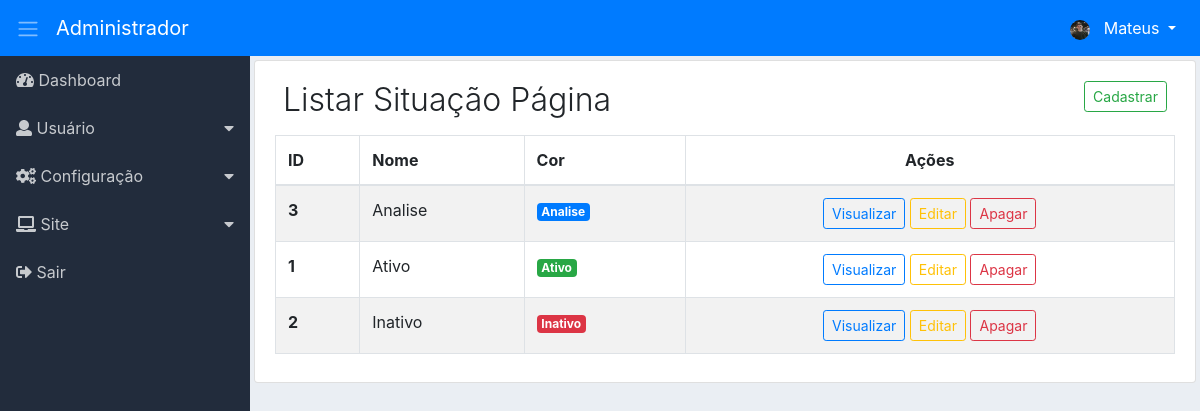
The app's page /adm/situacao-pg/listar (signed in) with its own data.
### tables this page shows
CREATE TABLE `adms_nivacs_pgs` (
  `id` int(11) NOT NULL,
  `permissao` int(11) NOT NULL,
  `ordem` int(11) NOT NULL,
  `dropdown` int(11) NOT NULL DEFAULT 2,
  `lib_menu` int(11) NOT NULL DEFAULT 2,
  `adms_menu_id` int(11) NOT NULL DEFAULT 4,
  `adms_niveis_acesso_id` int(11) NOT NULL,
  `adms_pagina_id` int(11) NOT NULL,
  `created` datetime NOT NULL,
  `modified` datetime DEFAULT NULL
);

CREATE TABLE `adms_menus` (
  `id` int(11) NOT NULL,
  `nome` varchar(220) NOT NULL,
  `icone` varchar(40) NOT NULL,
  `ordem` int(11) NOT NULL,
  `adms_sit_id` int(11) NOT NULL,
  `created` datetime NOT NULL,
  `modified` datetime DEFAULT NULL
);

CREATE TABLE `adms_sits_pgs` (
  `id` int(11) NOT NULL,
  `nome` varchar(50) NOT NULL,
  `cor` varchar(50) NOT NULL,
  `created` datetime NOT NULL,
  `modified` datetime DEFAULT NULL
);

### adm/app/adms/Controllers/SituacaoPg.php (called while the page is built, shortened)
<?php
class SituacaoPg
{
    private $Dados;
    public function listar($PageId = null)
    {
        $this->PageId = (int) $PageId ? $PageId : 1;
        $botao = ['cad_sit' => ['menu_controller' => 'cadastrar-sit-pg', 'menu_metodo' => 'cad-sit-pg'],
            'vis_sit' => ['menu_controller' => 'ver-sit-pg', 'menu_metodo' => 'ver-sit-pg'],
            'edit_sit' => ['menu_controller' => 'editar-sit-pg', 'menu_metodo' => 'edit-sit-pg'],
            'del_sit' => ['menu_controller' => 'apagar-sit-pg', 'menu_metodo' => 'apagar-sit-pg']];
        $listarBotao = new \App\adms\Models\AdmsBotao();
        $this->Dados['botao'] = $listarBotao->valBotao($botao);
        $listarMenu = new \App\adms\Models\AdmsMenu();
        $this->Dados['menu'] = $listarMenu->itemMenu();
        $listarSitPg = new \App\adms\Models\AdmsListarSitPg();
        $this->Dados['listSitPg'] = $listarSitPg->listarSitPg($this->PageId);
        $this->Dados['paginacao'] = $listarSitPg->getResultadoPg();
        $carregarView = new \Core\ConfigView("adms/Views/situacaoPg/listarSitPg", $this->Dados);
        $carregarView->renderizar();
    }
}

### adm/app/adms/Models/helper/AdmsRead.php (called while the page is built, shortened)
<?php
class AdmsRead extends AdmsConn
{
    private $Select;
    private $Values;
    private $Resultado;
    private $Query;
    function getResultado()
    {
        return $this->Resultado;
    }
    public function fullRead($Query, $ParseString = null)
    {
        $this->Select = (string) $Query;
        if (!empty($ParseString)) {
            parse_str($ParseString, $this->Values);
        }
        $this->exeInstrucao();
    }
    private function exeInstrucao()
    {
        $this->conexao();
        try {
            $this->getIntrucao();
            $this->Query->execute();
            $this->Resultado = $this->Query->fetchAll();
        } catch (Exception $ex) {
            $this->Resultado = null;
        }
    }
    private function conexao()
    {
        $this->Conn = parent::getConn();
        $this->Query = $this->Conn->prepare($this->Select);
        $this->Query->setFetchMode(PDO::FETCH_ASSOC);
    }
    private function getIntrucao()
    {
        if ($this->Values) {
            foreach ($this->Values as $Link => $Valor) {
                if ($Link == 'limit' || $Link == 'offset') {
                    $Valor = (int) $Valor;
                }
                $this->Query->bindValue(":{$Link}", $Valor, (is_int($Valor) ? PDO::PARAM_INT : PDO::PARAM_STR));
            }
        }
    }
}

### adm/app/adms/Models/helper/AdmsConn.php (called while the page is built, shortened)
<?php
class AdmsConn
{
    public static $Host = HOST;
    public static $User = USER;
    public static $Pass = PASS;
    public static $Dbname = DBNAME;
    private static $Connect = null;
    private static function conectar()
    {
        try {
            if(self::$Connect == null){
                self::$Connect = new PDO('mysql:host=' . self::$Host . ';dbname=' . self::$Dbname, self::$User, self::$Pass);
            }
        } catch (Exception $exc) {
            echo 'mensagem: ' . $exc->getMessage();
            die;
        }
        return self::$Connect;
    }
    public function getConn()
    {
        return self::conectar();
    }
}

### adm/app/adms/Models/AdmsMenu.php (called while the page is built, shortened)
<?php
class AdmsMenu
{
    public function itemMenu()
    {
        $listItemMenu = new \App\adms\Models\helper\AdmsRead();
        $listItemMenu->fullRead("SELECT nivpg.dropdown,
                men.id id_men, men.nome nome_men, men.icone icone_men,
                pg.id id_pg, pg.menu_controller, pg.menu_metodo, pg.nome_pagina, pg.icone icone_pg
                FROM adms_nivacs_pgs nivpg
                INNER JOIN adms_menus men ON men.id=nivpg.adms_menu_id
                INNER JOIN adms_paginas pg ON pg.id=nivpg.adms_pagina_id
                WHERE nivpg.adms_niveis_acesso_id =:adms_niveis_acesso_id
                AND nivpg.permissao =:permissao
                AND nivpg.lib_menu =:lib_menu
                ORDER BY men.ordem, nivpg.ordem ASC", "adms_niveis_acesso_id=".$_SESSION['adms_niveis_acesso_id']."&permissao=1&lib_menu=1");
        $this->Resultado = $listItemMenu->getResultado();
        return $this->Resultado;
    }
}

### adm/app/adms/Models/AdmsListarSitPg.php (called while the page is built, shortened)
<?php
class AdmsListarSitPg
{
    private $LimiteResultado = 40;
    public function listarSitPg($PageId = null)
    {
        $this->PageId = (int) $PageId;
        $paginacao = new \App\adms\Models\helper\AdmsPaginacao(URLADM . 'situacao-pg/listar');
        $paginacao->condicao($this->PageId, $this->LimiteResultado);
        $paginacao->paginacao("SELECT COUNT(id) AS num_result FROM adms_sits_pgs");
        $listarSitPg = new \App\adms\Models\helper\AdmsRead();
        $listarSitPg->fullRead("SELECT * FROM adms_sits_pgs sit ORDER BY nome ASC LIMIT :limit OFFSET :offset", "limit={$this->LimiteResultado}&offset={$paginacao->getOffset()}");
        $this->Resultado = $listarSitPg->getResultado();
        return $this->Resultado;
    }
}

### adm/app/adms/Models/helper/AdmsPaginacao.php (called while the page is built, shortened)
<?php
class AdmsPaginacao
{
    private $LimiteResultado;
    private $Offset;
    private $Resultado;
    function getResultado()
    {
        return $this->Resultado;
    }
    function getOffset()
    {
        return $this->Offset;
    }
    public function condicao($Pagina, $LimiteResultado)
    {
        $this->Pagina = (int) $Pagina ? $Pagina : 1;
        $this->LimiteResultado = (int) $LimiteResultado;
        $this->Offset = ($this->Pagina * $this->LimiteResultado) - $this->LimiteResultado;
    }
    public function paginacao($Query, $ParseString = null)
    {
        $this->Query = (string) $Query;
        $this->ParseString = (string) $ParseString;
        $contar = new \App\adms\Models\helper\AdmsRead();
        $contar->fullRead($this->Query, $this->ParseString);
        $this->ResultBd = $contar->getResultado();
        if ($this->ResultBd[0]['num_result'] > $this->LimiteResultado) {
            $this->instrucaoPaginacao();
        } else {
            $this->Resultado = null;
        }
    }
}

### adm/app/adms/Views/situacaoPg/listarSitPg.php (the view, shortened to what this page needs)
<div class="content p-1">
    <div class="list-group-item">
        <div class="d-flex">
            <div class="mr-auto p-2">
                <h2 class="display-4 titulo">Listar Situação Página</h2>
            </div>
            <?php
            if ($this->Dados['botao']['cad_sit']) {
                ?>
                <a href="<?php echo URLADM . 'cadastrar-sit-pg/cad-sit-pg'; ?>">
                    <div class="p-2">
                        <button class="btn btn-outline-success btn-sm">
                            Cadastrar
                        </button>
                    </div>
                </a>
                <?php
            }
            ?>
        </div>
        <div class="table-responsive">
            <table class="table table-striped table-hover table-bordered">
                <thead>
                    <tr>
                        <th>ID</th>
                        <th>Nome</th>
                        <th class="d-none d-sm-table-cell">Cor</th>
                        <th class="text-center">Ações</th>
                    </tr>
                </thead>
                <tbody>
                    <?php
                    foreach ($this->Dados['listSitPg'] as $sitPg) {
                        extract($sitPg);
                        ?>
                        <tr>
                            <th><?php echo $id; ?></th>
                            <td>
                                <?php echo $nome; ?>
                            </td>
                            <td class="d-none d-lg-table-cell">
                                <span class="badge badge-<?php echo $cor; ?>"><?php echo $nome; ?></span>
                            </td>
                            <td class="text-center">
                                <span class="d-none d-md-block">
                                    <?php
                                    if ($this->Dados['botao']['vis_sit']) {
                                        echo "<a href='" . URLADM . "ver-sit-pg/ver-sit-pg/$id' class='btn btn-outline-primary btn-sm'>Visualizar</a> ";
                                    }
                                    if ($this->Dados['botao']['edit_sit']) {
                                        echo "<a href='" . URLADM . "editar-sit-pg/edit-sit-pg/$id' class='btn btn-outline-warning btn-sm'>Editar</a> ";
                                    }
                                    if ($this->Dados['botao']['del_sit']) {
                                        echo "<a href='" . URLADM . "apagar-sit-pg/apagar-sit-pg/$id' class='btn btn-outline-danger btn-sm' data-confirm='Tem certeza de que deseja excluir o item selecionado?'>Apagar</a> ";
                                    }
                                    ?>
                                </span>
                            </td>
                        </tr>
                        <?php
                    }
                    ?>
                </tbody>
            </table>
        </div>
    </div>
</div>

### adm/app/adms/Views/include/sidebar.php (shortened to what this page needs)
<div class="d-flex">
    <nav class="sidebar">
        <ul class="list-unstyled">
            <?php
            $cont_drop = 0;
            $cont_drop_fech = 0;
            foreach ($this->Dados['menu'] as $menu) {
                extract($menu);
                if ($dropdown == 1) {
                    if ($cont_drop != $id_men) {
                        if (($cont_drop_fech == 1) AND ( $cont_drop != 0)) {
                            echo "</li>";
                            $cont_drop_fech = 0;
                        }
                        echo "<li>";
                        echo "<a href='#submenu" . $id_men . "' data-toggle='collapse'>";
                        echo "<i class='" . $icone_men . "'></i> " . $nome_men;
                        echo "</a>";
                        $cont_drop = $id_men;
                    }
                    $cont_drop_fech = 1;
                } else {
                    if ($cont_drop_fech == 1) {
                        echo "</li>";
                        $cont_drop_fech = 0;
                    }
                    echo "<li><a href='" . URLADM . $menu_controller . "/" . $menu_metodo . "'><i class='" . $icone_men . "'></i> " . $nome_men . "</a></li>";
                }
            }
            ?>
        </ul>
    </nav>

### adm/assets/css/dashboard.css (style rules this page uses)
body { background-color: #eaeef3; }
.sidebar { background-color: #222c3c; min-width: 250px; max-width: 250px; min-height: calc(100vh - 56px); transition: all 0.3s; }
.sidebar ul li a { display: block; padding: 0.75rem 1rem; color: #c7cace; text-decoration: none; }
.sidebar [data-toggle="collapse"] { position: relative; }
.sidebar [data-toggle="collapse"]:before { content: "\f0d7"; font-family: "Font Awesome 5 Free"; font-weight: 900; position: absolute; right: 1rem; }
.content { width: 100%; }
.titulo { font-size: 2.0rem !important; }

### records on screen
adms_nivacs_pgs: adms_menu.nome "Dashboard"
adms_nivacs_pgs: adms_menu.nome "Usuário"
adms_nivacs_pgs: adms_menu.nome "Configuração"
adms_nivacs_pgs: adms_menu.nome "Site"
adms_nivacs_pgs: adms_menu.nome "Sair"
adms_sits_pgs: id "3", nome "Analise"
adms_sits_pgs: id "1", nome "Ativo"
adms_sits_pgs: id "2", nome "Inativo"

### other values on screen
$prim_nome "Mateus"
